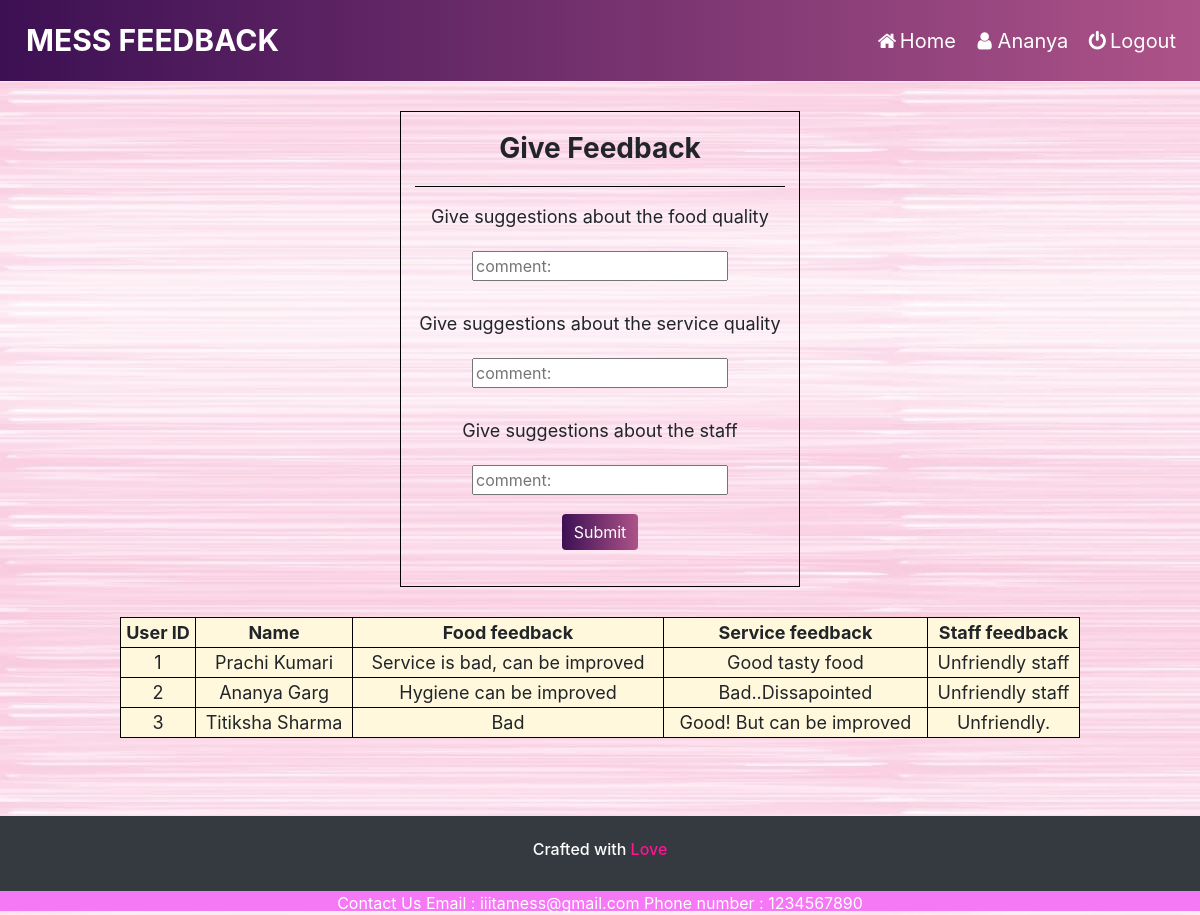
The app's page /feedback.php (signed in) with its own data.
### tables this page shows
CREATE TABLE `user_details` (
  `id` int(11) NOT NULL,
  `student_usn` varchar(10) NOT NULL,
  `name` varchar(255) NOT NULL,
  `room_no` varchar(4) NOT NULL,
  `sem` int(1) NOT NULL,
  `branch` varchar(4) NOT NULL
);

CREATE TABLE `feedback` (
  `id` int(11) NOT NULL,
  `service` varchar(255) DEFAULT NULL,
  `food_quality` varchar(255) DEFAULT NULL,
  `staff_feedback` varchar(255) NOT NULL
);

### feedback.php (the view, shortened to what this page needs)
<?php
$conn = mysqli_connect('localhost','root','','project');
$sql="select a.name,a.id,b.service, b.food_quality,b.staff_feedback from user_details a, feedback b where a.id = b.id";
$show_feedback = mysqli_query($conn, $sql);
?>
<!DOCTYPE html>
<html>
<head>
    <link rel="stylesheet" href="https://maxcdn.bootstrapcdn.com/bootstrap/4.3.1/css/bootstrap.min.css">
    <link rel="stylesheet" href="https://cdnjs.cloudflare.com/ajax/libs/font-awesome/4.7.0/css/font-awesome.min.css">
    <link rel="stylesheet" type="text/css" href="styles/style.css">
</head>
<body style="background-image: url('home.jpeg');">
    <nav class="navbar navbar-expand-lg navbar-white bg-white">
        <a class="navbar-brand" id="big" href="#"><b>MESS FEEDBACK</b></a>
        <div class="collapse navbar-collapse" id="navbarNavAltMarkup">
            <div class="navbar-nav ml-auto">
                <a class="nav-item nav-link" href="home.php"><i class="fa fa-fw fa-home"></i>Home</i></a>
                <a class="nav-item nav-link" href="user.php"><i class="fa fa-fw fa-user"></i><?php echo $_SESSION['username']; ?></i></a>
                <a class="nav-item nav-link" href="logout.php"><i class="fa fa-fw fa-power-off"></i>Logout</i></a>
            </div>
        </div>
    </nav>
    <div class="fb-container">
        <div class="food-fb">
            <h3 class="text-fb"><b>Give Feedback</b></h3>
            <hr style="background-color:black; width:370px">
            <form method="POST" action="feedback-server.php">
                <center>
                    <p>Give suggestions about the food quality</p><input type="text" class="feedback-form" placeholder="comment:" name="food_fb" id="comment"></center><br>
                <center>
                    <p>Give suggestions about the service quality</p> <input type="text" class="feedback-form" placeholder="comment:" name="service_fb" id="comment"></center><br>
                <center>
                    <p>Give suggestions about the staff</p> <input type="text" class="feedback-form" placeholder="comment:" name="staff_fb" id="comment"></center>
                <div>
                    <p style="line-height: 70px; text-align: center;"><button type="submit" class="btn btn-primary mb-2">Submit</button>
                </div>
            </form>
        </div>
    </div>
<center>
    <table>
        <th>User ID</th>
        <th>Name </th>
        <th>Food feedback</th>
        <th>Service feedback</th>
        <th>Staff feedback</th>
        <?php while($row = mysqli_fetch_array($show_feedback))
    {
    ?>
        <tr>
            <td>
                <?php echo $row["id"]; ?>
            </td>
            <td>
                <?php echo $row["name"]; ?>
            </td>
            <td>
                <?php echo $row["food_quality"]; ?>
            </td>
            <td>
                <?php echo $row["service"]; ?>
            </td>
            <td>
                <?php echo $row["staff_feedback"]; ?>
            </td>
        </tr>
       <?php
    }
            ?>
    </table>
</center>
    <br>
    <br>
    <div>
        <footer class="page-footer bg-dark">
            <div>
                <p style="color:white" class="h6 text-center footer-copyright p-4">Crafted with <span style="color: deeppink">Love</span></p>
                <div class="contact-footer">
                    <span>Contact Us</span>
                    <span>Email : iiitamess@gmail.com Phone number : 1234567890</span>
                </div>
            </div>
        </footer>
    </div>
</body>
</html>

### styles/style.css (style rules this page uses)
* { text-decoration: none; }
body { padding: 0; background-position: cover; }
.navbar { background: #ad5389; background: -webkit-linear-gradient(to right, #3c1053, #ad5389); background: linear-gradient(to right, #3c1053, #ad5389); }
#big { text-decoration-color: black; font-size: 30px; }
.navbar a { float: left; padding: 10px; color: #fff; text-decoration: none; font-size: 20px; }
.btn { border: none; background: #ad5389; background: -webkit-linear-gradient(to right, #3c1053, #ad5389); background: linear-gradient(to right, #3c1053, #ad5389); }
.page-footer { margin: 30px 0px 0px; }
.contact-footer { background-color: rgb(245, 120, 245); color: white; text-align: center; height: 20px; }
.fb-container { display: flex; justify-content: space-around; margin: 30px }
.food-fb { width: 400px; border: 1px solid black; }
.feedback-form { margin: 5px; }
p { font-size: 18px; }
.text-fb { margin: 20px; text-align: center; }
table { width: 80%; border: 1px solid black; background: cornsilk; text-align: center; font-size: 18px; }
th, tr, td { border: 1px solid black; }

### records on screen
user_details: id "1", name "Prachi Kumari", feedback.food_quality "Service is bad, can be improved", feedback.service "Good tasty food", feedback.staff_feedback "Unfriendly staff"
user_details: id "2", name "Ananya Garg", feedback.food_quality "Hygiene can be improved", feedback.service "Bad..Dissapointed", feedback.staff_feedback "Unfriendly staff"
user_details: id "3", name "Titiksha Sharma", feedback.food_quality "Bad", feedback.service "Good! But can be improved", feedback.staff_feedback "Unfriendly."

### other values on screen
$_SESSION['username'] "Ananya"
